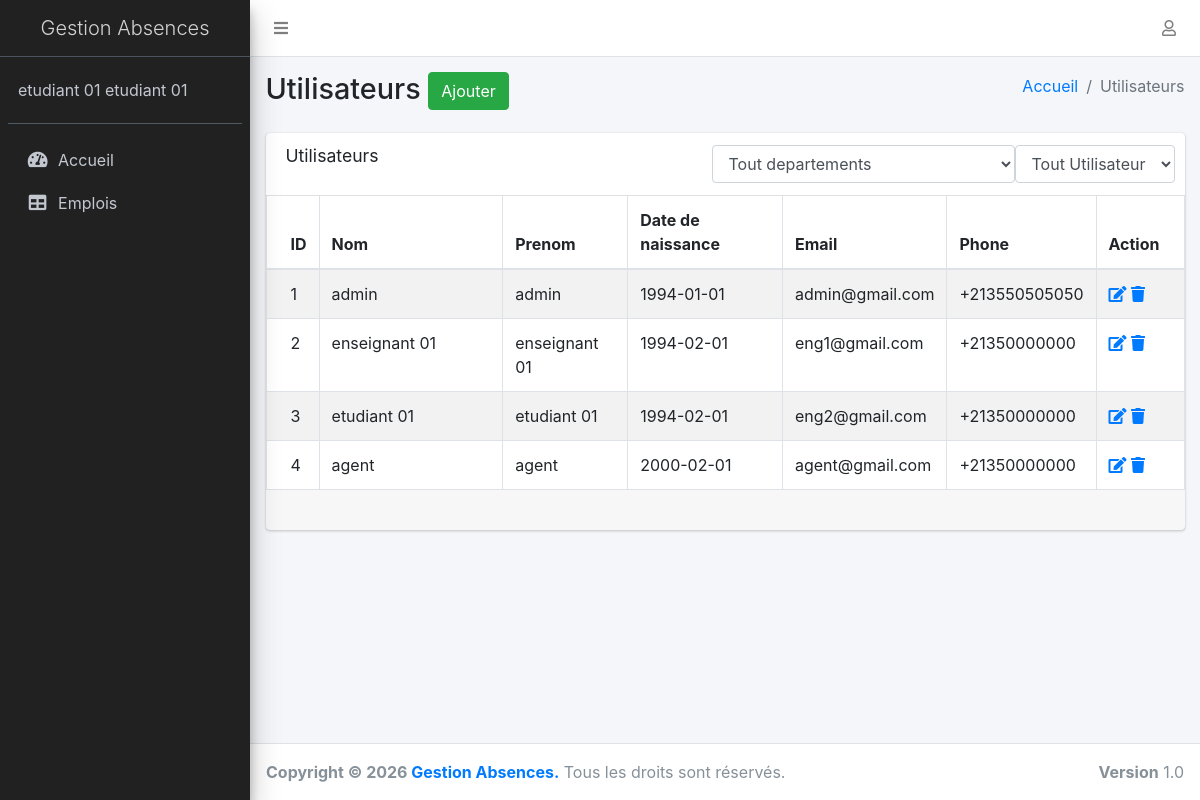
Screenshot of /index.php?users=0 (signed in) with the database file from the repository.
### tables this page shows
CREATE TABLE `emploi_users` (
  `user_id` int(11) UNSIGNED NOT NULL,
  `departement_id` int(11) UNSIGNED NOT NULL,
  `groupe_id` int(11) UNSIGNED NOT NULL,
  `user_login` varchar(50) DEFAULT '',
  `user_prenom` varchar(50) DEFAULT '',
  `user_nom` varchar(50) DEFAULT '',
  `user_date_naissance` varchar(10) DEFAULT '0000-00-00',
  `user_email` varchar(50) DEFAULT '',
  `user_phone` varchar(50) DEFAULT '',
  `user_pass` varchar(32) NOT NULL,
  `user_civilite` varchar(300) NOT NULL,
  `user_grade` varchar(300) NOT NULL,
  `user_type` enum('admin','agent','enseignant','etudiant','technicien') NOT NULL DEFAULT 'agent'
);

### users.php (the view, shortened to what this page needs)
<div class="content-wrapper">
    <section class="content-header">
      <div class="container-fluid">
        <div class="row mb-2">
          <div class="col-sm-6">
            <h1>Utilisateurs <a href="index.php?users_add=0" class="btn btn-success">Ajouter</a></h1>
          </div>
          <div class="col-sm-6">
            <ol class="breadcrumb float-sm-right">
              <li class="breadcrumb-item"><a href="index.php">Accueil</a></li>
              <li class="breadcrumb-item active">Utilisateurs</li>
            </ol>
          </div>
        </div>
      </div>
    </section>
    <section class="content">
      <div class="container-fluid">
        <div class="row">
          <div class="col-12">
            <div class="card">
              <div class="card-header">
                <h3 class="card-title">Utilisateurs</h3>
                <div class="card-tools">
                  <form method="GET" class="form-inline">
						<select class="form-control" name="departement_id" id="departement_id" onchange="submit();">
							<option value='0'>Tout departements</option>
						</select>
						<select class="form-control" name="user_type" id="user_type" onchange="submit();">
							<option value='0'>Tout Utilisateur</option>
						</select>
					</form>
                </div>
              </div>
              <div class="card-body table-responsive p-0">
                <table class="table table-bordered table-striped ">
                  <thead>
                    <tr>
                      <th>ID</th>
                      <th style="width: 20%;">Nom</th>
                      <th>Prenom</th>
                      <th>Date de naissance</th>
                      <th>Email</th>
                      <th>Phone</th>
                      <th>Action</th>
                    </tr>
                  </thead>
                  <tbody>
					<?php
						$departement_id_cond = "1";
						$user_type_cond = "1";
						$departement = "(select departement_nom from emploi_departements where emploi_departements.departement_id = emploi_users.departement_id) as departement";
						$query = mysqli_query($con, "SELECT *, ".$departement." from emploi_users where ".$departement_id_cond." and ".$user_type_cond."");
						if( $query->num_rows > 0 )
						{
							while($client_array=mysqli_fetch_array($query))
							{
								?>
									<tr>
										<td><?= $client_array["user_id"]; ?></td>
										<td><?= $client_array["user_nom"]; ?></td>
										<td><?= $client_array["user_prenom"]; ?></td>
										<td><?= $client_array["user_date_naissance"]; ?></td>
										<td><?= $client_array["user_email"]; ?></td>
										<td><?= $client_array["user_phone"]; ?></td>
										<td>
											<a href="<?php print $index_page;?>?users_add=<?php print  $client_array['user_id']; ?>" class=""><i class="fa fa-edit"></i></a>
											<a onclick="if(!confirm('Confirmer cette etape')) return false;" href="ajax.php?function=delete_user&user_id=<?= $client_array["user_id"]; ?>"><i  style='' class="fa fa-trash"></i></a>
										</td>
									</tr>
								<?php
							}
						}
						else
						{
							?>
								<tr>
									<td colspan="12" style="text-align:center;"><br />Pas de result<br /><br /></td>
								</tr>
							<?php
						}
					?>
                  </tbody>
                </table>
              </div>
			  <div class="card-footer clearfix">
              </div>
            </div>
          </div>
        </div>
      </div>
    </section>
</div>

### index.php (shortened to what this page needs)
<?php
	require_once("conbase.php");
	$query=mysqli_query($con, "SELECT * from emploi_users where user_id = '".$_COOKIE['abgrcs_admin_login']."'");
	if( $query->num_rows > 0 )
	{
		$user_array = mysqli_fetch_array($query);
	}
	else
	{
		include("login.php");
		exit();
	}
?>
			<!DOCTYPE html>
			<html>
			<head>
			  <link rel="stylesheet" href="plugins/fontawesome-free/css/all.min.css">
			  <link rel="stylesheet" href="plugins/tempusdominus-bootstrap-4/css/tempusdominus-bootstrap-4.min.css">
			  <link rel="stylesheet" href="plugins/icheck-bootstrap/icheck-bootstrap.min.css">
			  <link rel="stylesheet" href="plugins/jqvmap/jqvmap.min.css">
			  <link rel="stylesheet" href="dist/css/adminlte.min.css">
			  <link rel="stylesheet" href="plugins/overlayScrollbars/css/OverlayScrollbars.min.css">
			  <link rel="stylesheet" href="plugins/daterangepicker/daterangepicker.css">
			  <link rel="stylesheet" href="plugins/summernote/summernote-bs4.css">
			</head>
			<body class="hold-transition sidebar-mini layout-fixed">
			<div class="wrapper">
		<?php
		$pages_support = array('users', 'users_add', 'users_charge', 'departements', 'departements_add', 'filieres', 'filieres_add', 'specialites', 'specialites_add', 'modules', 'modules_add', 'cycles', 'cycles_add', 'groupes', 'groupes_add', 'salles', 'salles_add', 'profile', 'emplois', 'emplois_add', 'options', 'keys', 'keys_add', 'materials', 'materials_add', 'reclaramations', 'reclaramations_add', 'absences', 'absences_add');
		include('header.php');
		include('sidebar.php');
		$load_page = 'home.php';
		foreach($pages_support as $single_page)
		{
			if($_GET[$single_page] != '')
			{
				$check_page = ''.$single_page.'.php';
				if(file_exists($check_page))
				{
					$load_page = $check_page;
					break;
				}
			}
		}
		include($load_page);
		?>
			<footer class="main-footer">
				<strong>Copyright &copy; <?= DATE("Y") ?> <a href="index.php">Gestion Absences.</a></strong>
				Tous les droits sont réservés.
				<div class="float-right d-none d-sm-inline-block">
				  <b>Version</b> 1.0
				</div>
			</footer>
			</div>
			</body>
			</html>

### header.php (shortened to what this page needs)
 <nav class="main-header navbar navbar-expand navbar-white navbar-light">
<ul class="navbar-nav">
  <li class="nav-item">
	<a class="nav-link" data-widget="pushmenu" href="index.php" role="button"><i class="fas fa-bars"></i></a>
  </li>
</ul>
<ul class="navbar-nav ml-auto">
  <li class="nav-item dropdown">
	<a class="nav-link" data-toggle="dropdown" href="#">
	  <i class="far fa-user"></i>
	</a>
  </li>
</ul>
 </nav>

### sidebar.php (shortened to what this page needs)
 <aside class="main-sidebar sidebar-dark-primary elevation-4" style="background-color: rgba(0,0,0,.87)">
<a href="index.php" class="brand-link" style="text-align: center;">
  <span class="brand-text font-weight-light">Gestion Absences</span>
</a>
<div class="sidebar">
  <div class="user-panel mt-3 pb-3 mb-3 d-flex">
	<div class="info">
	  <a href="index.php" class="d-block"><?= $user_array["user_prenom"]." ".$user_array["user_prenom"]; ?></a>
	</div>
  </div>
	<nav class="mt-2">
		<ul class="nav nav-pills nav-sidebar flex-column" data-widget="treeview" role="menu" data-accordion="false">
			<?php
				foreach( $menu_array as $single_value )
				{
					if( $single_value["condition"] == "1" )
					{
						?>
							<li class="nav-item <?= ($single_value["sub_menu"] == "true") ? "has-treeview": ""; ?>">
								<a href="<?= $single_value["lien"]; ?>" class="nav-link">
									<i class="nav-icon <?= $single_value["icon"]; ?>"></i>
									<p><?= $single_value["name"]; echo ( $single_value["sub_menu"] == "true" ) ? '<i class="fas fa-angle-left right"></i>': ""; ?></p>
								</a>
							</li>
						<?php
					}
				}
			?>
		</ul>
	</nav>
</div>
 </aside>

### rows the page displays
emploi_users: user_prenom "etudiant 01", user_id "3", user_nom "etudiant 01", user_date_naissance "1994-02-01", user_email "eng2@gmail.com", user_phone "+21350000000"
emploi_users: user_id "1", user_nom "admin", user_prenom "admin", user_date_naissance "1994-01-01", user_email "admin@gmail.com", user_phone "+213550505050"
emploi_users: user_id "2", user_nom "enseignant 01", user_prenom "enseignant 01", user_date_naissance "1994-02-01", user_email "eng1@gmail.com", user_phone "+21350000000"
emploi_users: user_id "4", user_nom "agent", user_prenom "agent", user_date_naissance "2000-02-01", user_email "agent@gmail.com", user_phone "+21350000000"

### other values shown
$single_value["name"] "Accueil"
$single_value["name"] "Emplois"
DATE("Y") "2026"
